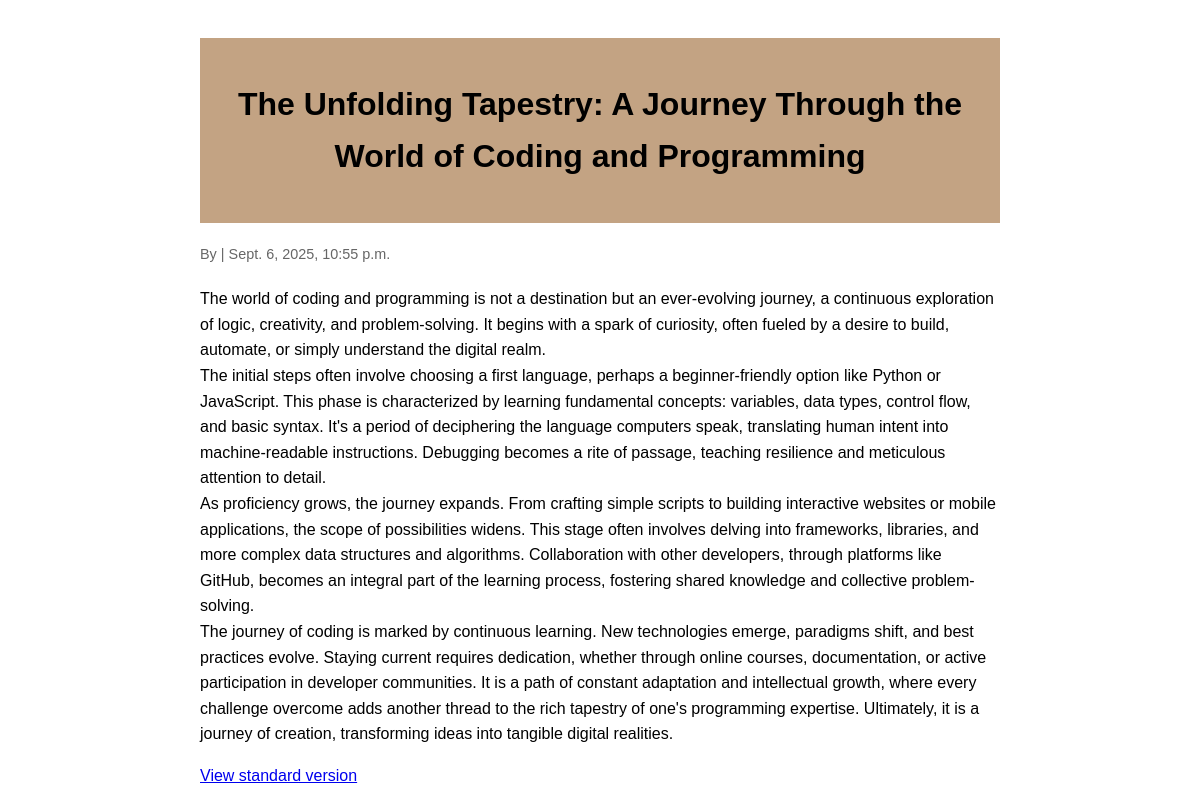
The app's page /post/Code_Journey/amp/ with its own data.
### blog/models.py (models this page shows)
class Post(models.Model):
    title = models.CharField(max_length=200, unique=True)
    slug = models.SlugField(max_length=200, unique=True)
    author = models.ForeignKey(User, on_delete=models.CASCADE)
    created_at = models.DateTimeField(auto_now_add=True)
    updated_at = models.DateTimeField(auto_now=True)
    content = models.TextField()
    metades = models.CharField(max_length=300, default="new post")
    status = models.IntegerField(choices=STATUS, default=0)

### blog/views.py (the view)
# urls.py: path('post/<slug:slug>/amp/', PostAMPDetail.as_view(), name='post_detail_amp'),
class PostAMPDetail(generic.DetailView):
  model = Post
  template_name = 'post_amp.html'

### blog/templates/post_amp.html (shortened to what this page needs)
<!doctype html>
<html amp lang="en">
  <head>
  </head>
  <body>
    <div class="container">
      <div class="header">
        <h1>{{ post.title }}</h1>
      </div>
      <div class="post-meta">
        <p>By {{ post.author.first_name }} {{ post.author.last_name }} | {{ post.created_at }}</p>
      </div>
      <div class="post-content">
        {{ post.content|linebreaks }}
      </div>
      <div class="footer">
        <p><a href="{% url 'post_detail' post.slug %}">View standard version</a></p>
      </div>
    </div>
  </body>
</html>

### blog/templates/post_amp.html (style rules this page uses)
body { -webkit-animation:-amp-start 8s steps(1,end) 0s 1 normal both;-moz-animation:-amp-start 8s steps(1,end) 0s 1 normal both;-ms-animation:-amp-start 8s steps(1,end) 0s 1 normal both;animation:-amp-start 8s steps(1,end) 0s 1 normal both }
body { font-family: 'Raleway', sans-serif; line-height: 1.6; padding: 10px; }
.container { max-width: 800px; margin: 0 auto; padding: 20px; }
.header { background-color: hsl(30, 35%, 64%); color: black; padding: 20px; text-align: center; margin-bottom: 20px; }
.post-meta { color: #666; font-size: 0.9em; margin-bottom: 20px; }
.post-content { margin-top: 20px; }

### records on screen
Post: title "The Unfolding Tapestry: A Journey Through the World of Coding and Programming", created_at "Sept. 6, 2025, 10:55 p.m.", content "The world of coding and programming is not a destination but an ever-evolving journey, a continuous exploration of logic, creativity, and problem-solving. It begins with a spark of curiosity, often fueled by a desire to build, automate, or simply understand the digital realm. The initial steps often involve choosing a first language, perhaps a beginner-friendly option like Python or JavaScript. This phase is characterized by learning fundamental concepts: variables, data types, control flow, and basic syntax. It's a period of deciphering the language computers speak, translating human intent into machine-readable instructions. Debugging becomes a rite of passage, teaching resilience and…"
